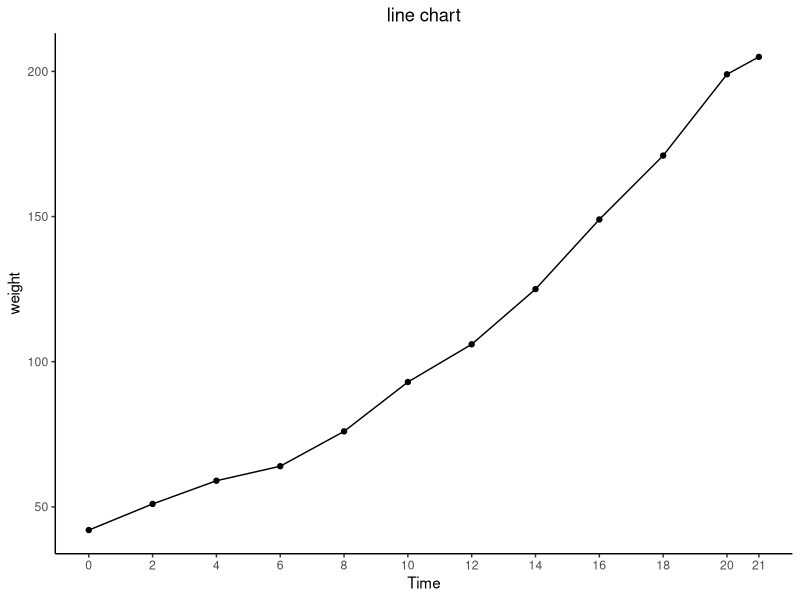
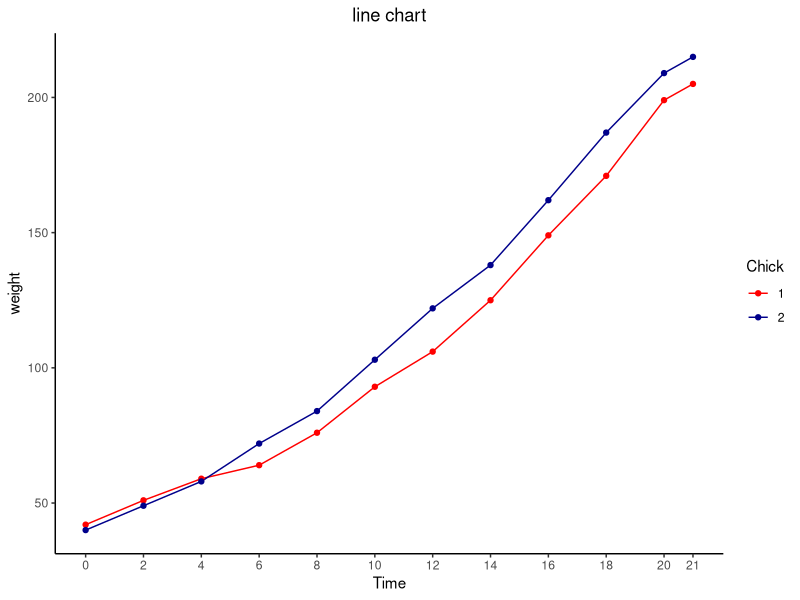
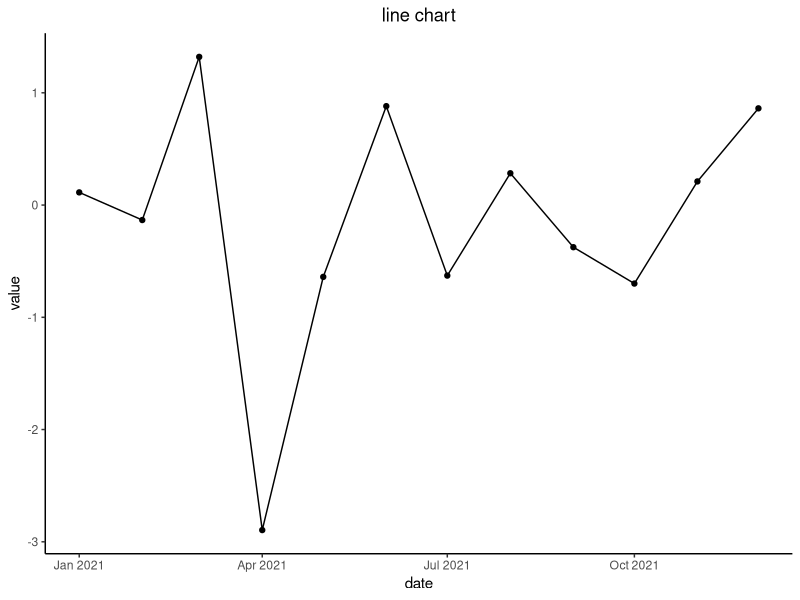
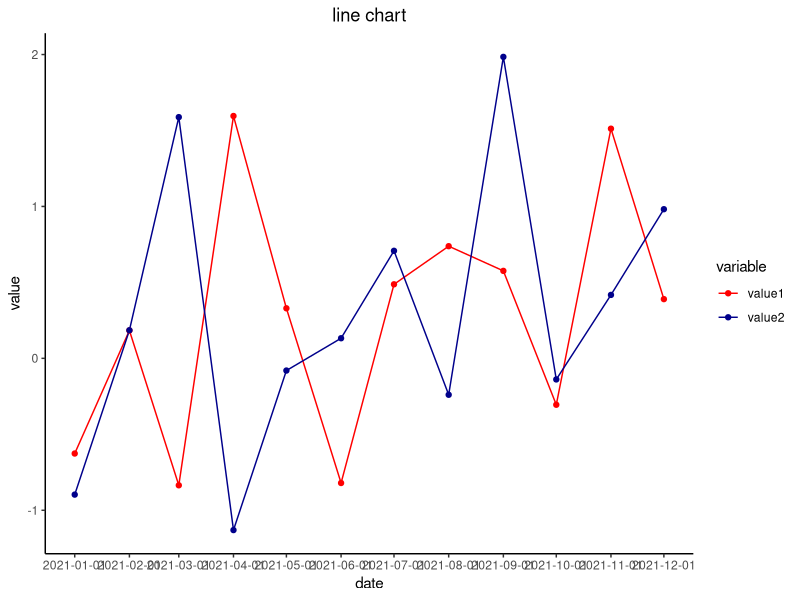
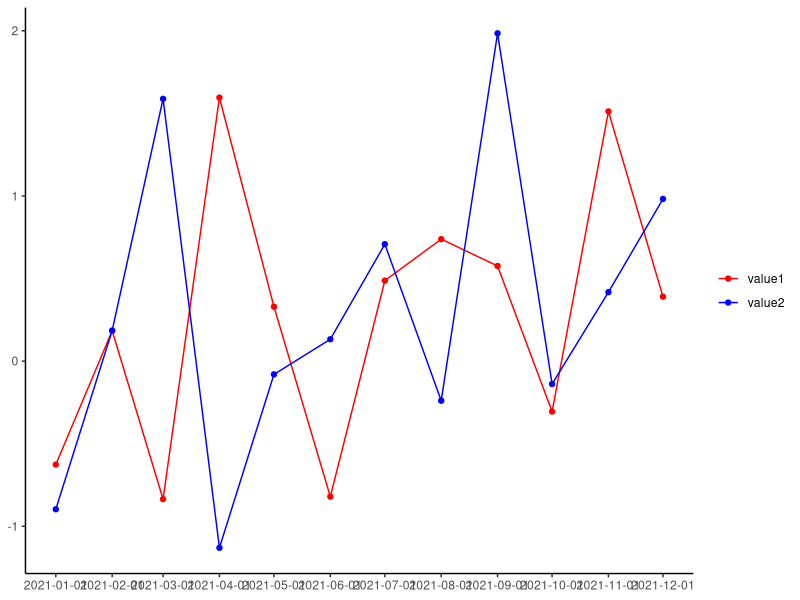

Generate these figures, in order, with R:
# Mind map----------------------------------------------------------------------
# line chart
# 0.packages
# 1.Data frame data
#     1.1 one variable
#     1.2 two variable
# 2.Time series data
#     2.1 one variable
#     2.2 two variable
# function: line_chart()--------------------------------------------------------

# 0.packages--------------------------------------------------------------------
library(ggplot2)
library(magrittr)

# 1.Data frame data-------------------------------------------------------------
head(ChickWeight) #The impact of different diet types on the growth rate of chicks
# 1.1 one group-----------------------------------------------------------------
test <- ChickWeight[1:12,] # Chick 1, Diet 1
ggplot(data = test, mapping = aes(x=Time, y=weight))+
  geom_line()+
  geom_point()+
  theme_classic()+ # theme_gray() by default
  labs(title = "line chart", 
       #subtitle = "XXXXXXX", 
       #x = "XXXXX", y = "XXXXX"
  )+
  theme(plot.title = element_text(hjust = 0.5))+
  scale_x_continuous(breaks = unique(test$Time))
# 1.2 two group-----------------------------------------------------------------
test <- ChickWeight[1:24,] # Chick1, Diet 1 and 2
ggplot(data = test, mapping = aes(x=Time, y=weight, color=Chick))+
  geom_line()+
  geom_point()+
  theme_classic()+ # theme_gray() by default
  scale_color_manual(values = c("red","darkblue"))+ # set group color
  labs(title = "line chart", 
       #subtitle = "XXXXXXX", 
       #x = "XXXXX", y = "XXXXX"
       )+
  theme(plot.title = element_text(hjust = 0.5)) +
  scale_x_continuous(breaks = unique(test$Time)) # 

# 2.Time series data------------------------------------------------------------
# 2.1 one variable--------------------------------------------------------------
df <- data.frame(date = seq(as.Date("2021-01-01"), as.Date("2021-12-31"), by = "month"),
                 value = rnorm(12))
df$date <- as.Date(df$date)

test <- df
ggplot(data = test, mapping = aes(x=date, y=value))+
  geom_line()+
  geom_point()+
  theme_classic()+ # theme_gray() by default
  labs(title = "line chart", 
       #subtitle = "XXXXXXX", 
       #x = "XXXXX", y = "XXXXX"
  )+
  theme(plot.title = element_text(hjust = 0.5))

rm(list = ls())

# 2.2 two variable--------------------------------------------------------------
set.seed(1)
value1 <- rnorm(12)
set.seed(2)
value2 <- rnorm(12)
df <- data.frame(date = seq(as.Date("2021-01-01"), as.Date("2021-12-31"), by = "month"),
                 value1,
                 value2)
df$date <- as.Date(df$date)

# wide-format -> long-format
library(reshape2)
df_l <- melt(df, id.vars = "date")

test <- df_l

ggplot(data = test, mapping = aes(x=date, y=value, color=variable))+
  geom_line()+
  geom_point()+
  theme_classic()+ # theme_gray() by default
  scale_color_manual(values = c("red","darkblue"))+ # set group color
  labs(title = "line chart", 
       #subtitle = "XXXXXXX", 
       #x = "XXXXX", y = "XXXXX"
  )+
  theme(plot.title = element_text(hjust = 0.5))+
  scale_x_continuous(breaks = unique(test$date)) # show all

# function----------------------------------------------------------------------
line_chart <- function(test, x0, y0, title0=NULL,groups0=NULL, colors0=NULL,
                       x_labs0=NULL, y_labs0=NULL, legend_title=NULL){
  library(ggplot2)
  
  ggplot(data = test, mapping = aes(x=x0, y=y0, color=groups0))+
    geom_line()+
    geom_point()+
    theme_classic()+ # theme_gray() by default
    scale_color_manual(values = colors0)+ # set group color
    labs(title = title0, 
         x = x_labs0, 
         y = y_labs0,
         colour = legend_title,
         )+
    theme(plot.title = element_text(hjust = 0.5))+
    scale_x_continuous(breaks = unique(x0)) # show all
}
line_chart(test, test$date, test$value, groups0=test$variable, colors0=c("red","blue"))
